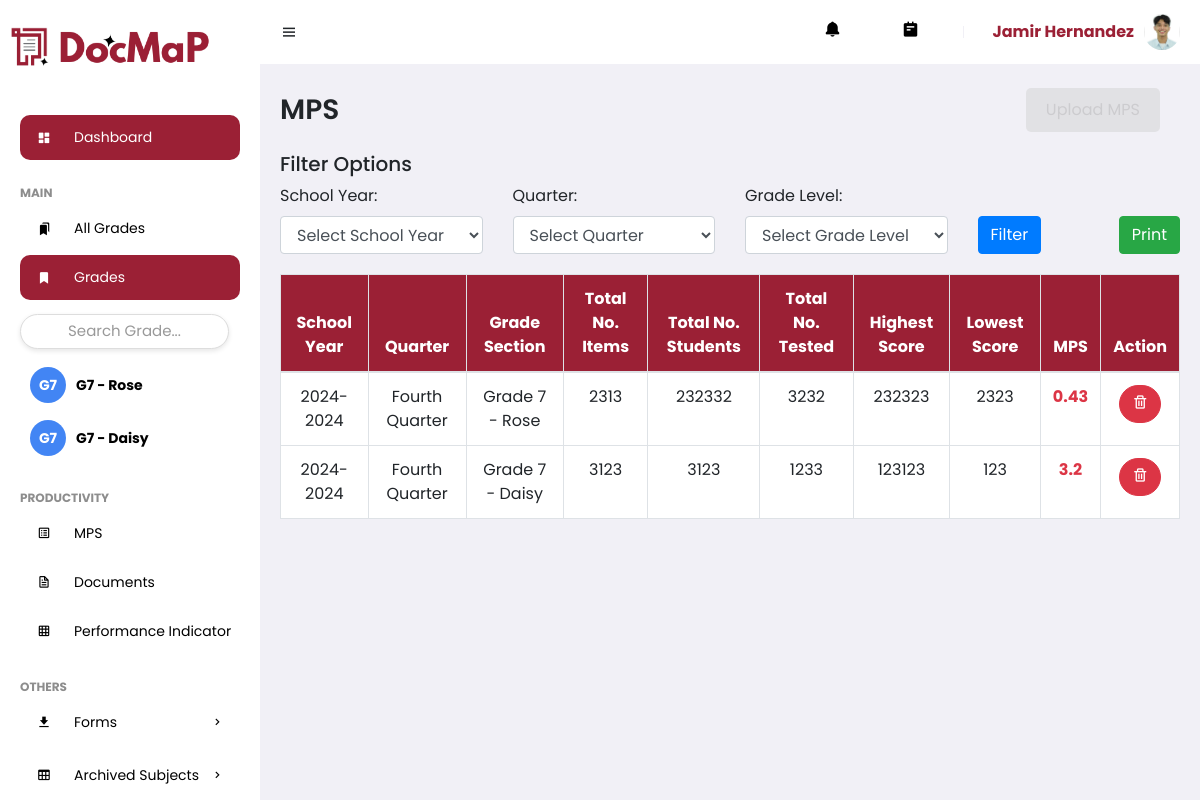
The page /mps.php (signed in) on the database its author committed.
### tables this page shows
CREATE TABLE `feedcontent` (
  `ContentID` int(11) NOT NULL,
  `dept_ID` int(11) NOT NULL,
  `Title` varchar(255) NOT NULL,
  `Captions` text DEFAULT NULL,
  `ContentCode` varchar(255) DEFAULT NULL,
  `ContentColor` varchar(255) NOT NULL DEFAULT '#9b2035'
);

CREATE TABLE `useracc` (
  `UserID` int(11) NOT NULL,
  `Username` varchar(255) NOT NULL,
  `Password` varchar(255) NOT NULL,
  `fname` varchar(255) NOT NULL,
  `mname` varchar(255) NOT NULL,
  `lname` varchar(255) NOT NULL,
  `bday` date NOT NULL,
  `mobile` varchar(255) NOT NULL,
  `sex` enum('Male','Female') NOT NULL,
  `address` text NOT NULL,
  `email` varchar(255) NOT NULL,
  `profile` varchar(255) DEFAULT 'profile.jpg',
  `date_registered` timestamp NOT NULL DEFAULT current_timestamp(),
  `Status` enum('Pending','Approved','Rejected') NOT NULL,
  `role` enum('Admin','Department Head','Teacher') NOT NULL DEFAULT 'Teacher',
  `Rank` varchar(255) DEFAULT NULL,
  `dept_ID` int(11) DEFAULT NULL
);

CREATE TABLE `mps` (
  `mpsID` int(11) NOT NULL,
  `UserID` int(11) NOT NULL,
  `ContentID` int(11) NOT NULL,
  `Quarter_ID` int(11) NOT NULL,
  `TotalNumOfItems` int(11) NOT NULL,
  `TotalNumOfStudents` int(11) NOT NULL,
  `TotalNumTested` int(11) NOT NULL,
  `HighestScore` int(11) NOT NULL,
  `LowestScore` int(11) NOT NULL,
  `TotalScores` int(11) NOT NULL,
  `MPS` float NOT NULL,
  `MPSBelow75` enum('Yes','No') NOT NULL
);

CREATE TABLE `schoolyear` (
  `School_Year_ID` int(11) NOT NULL,
  `Year_Range` varchar(255) NOT NULL
);

CREATE TABLE `quarter` (
  `Quarter_ID` int(11) NOT NULL,
  `School_Year_ID` int(11) NOT NULL,
  `Quarter_Name` varchar(255) NOT NULL,
  `Start_Date` date NOT NULL,
  `End_Date` date NOT NULL
);

### mps.php (the view, shortened to what this page needs)
<?php
include 'connection.php';
$user_id = $_SESSION['user_id'];
$currentDate = date('Y-m-d');
$queryQuarter = "SELECT Quarter_ID, Quarter_Name
                 FROM quarter
                 WHERE '$currentDate' BETWEEN Start_Date AND End_Date";
$resultQuarter = mysqli_query($conn, $queryQuarter);
$quarterID = '';
if ($resultQuarter) {
    if ($row = mysqli_fetch_assoc($resultQuarter)) {
        $quarterID = $row['Quarter_ID'];
    } else {
        $quarterName = 'No current quarter';
    }
}
$queryContent = "
    SELECT fs.ContentID, fs.Title, fs.Captions
    FROM feedcontent fs
    INNER JOIN usercontent uc ON fs.ContentID = uc.ContentID
    WHERE uc.UserID = $user_id
      AND uc.Status = 1
      AND fs.ContentID NOT IN (
          SELECT ContentID
          FROM mps
          WHERE UserID = $user_id AND Quarter_ID = '$quarterID'
      )";
$resultContent = mysqli_query($conn, $queryContent);
$allContentUploaded = mysqli_num_rows($resultContent) == 0;
$disableButton = $allContentUploaded ? 'disabled' : '';
$queryMPS = "
    SELECT m.mpsID, m.UserID, m.ContentID, q.School_Year_ID, q.Quarter_Name,
           CONCAT(fc.Title, ' - ', fc.Captions) AS GradeSection,
           m.TotalNumOfItems, m.TotalNumOfStudents, m.TotalNumTested,
           m.HighestScore, m.LowestScore, m.MPS, sy.Year_Range AS SY
    FROM mps m
    INNER JOIN quarter q ON m.Quarter_ID = q.Quarter_ID
    INNER JOIN feedcontent fc ON m.ContentID = fc.ContentID
    INNER JOIN schoolyear sy ON q.School_Year_ID = sy.School_Year_ID
    WHERE m.UserID = '$user_id' AND q.Quarter_ID = '$quarterID'";
$resultMPS = mysqli_query($conn, $queryMPS);
$printButtonDisabled = (mysqli_num_rows($resultMPS) == 0) ? 'disabled' : '';
?>
<!DOCTYPE html>
<html lang="en">
<head>
    <link rel="stylesheet" href="https://maxcdn.bootstrapcdn.com/bootstrap/4.5.2/css/bootstrap.min.css">
    <link href='https://unpkg.com/boxicons@2.0.9/css/boxicons.min.css' rel='stylesheet'>
    <link href="https://unpkg.com/ionicons@5.5.2/dist/ionicons/ionicons.css" rel="stylesheet">
    <link rel="stylesheet" href="assets/css/styles.css">
</head>
<body>
    <section id="sidebar">
        <?php include 'navbar.php'; ?>
    </section>
    <section id="content">
        <?php include 'topbar.php'; ?>
        <main>
            <div class="header-section">
                <h1 class="title">MPS</h1>
                <button class="btn-upload" id="mpsButton" data-toggle="modal" data-target="#mpsModal" <?php echo $disableButton; ?>>
    Upload MPS
</button>            </div>
            <div class ="filter-station">
                <h5>Filter Options</h5>
                <div class="row mb-3">
                    <div class="col">
                        <label for="schoolYearSelect">School Year:</label>
                        <select class="form-control" id="schoolYearSelect" name="school_year" required>
                            <option value="">Select School Year</option>
                        </select>
                    </div>
                    <div class="col">
                        <label for="quarterSelect">Quarter:</label>
                        <select class="form-control" id="quarterSelect" name="quarter" required>
                            <option value="">Select Quarter</option>
                        </select>
                    </div>
                    <div class="col">
                        <label for="gradeLevelSelect">Grade Level:</label>
                        <select class="form-control" id="gradeLevelSelect" name="grade_level" required>
                            <option value="">Select Grade Level</option>
                        </select>
                    </div>
                    <div class="col d-flex align-items-end justify-content-between">
                        <button class="btn btn-primary" id="filterButton">Filter</button>
                        <button class="btn btn-success" id="printButton" onclick="fetchSchoolDetailsAndPrint()" <?php echo $printButtonDisabled; ?> style="background-color:<?php echo $printButtonDisabled ? '#d6d6d6' : '#28a745'; ?>; cursor:<?php echo $printButtonDisabled ? 'not-allowed' : 'pointer'; ?>;">
                            Print
                        </button>
                    </div>
                </div>
            </div>
            <div class="table-container">
                <table class="table table-bordered" id="mpsTable">
                    <thead>
                        <tr>
                            <th>School Year</th>
                            <th>Quarter</th>
                            <th>Grade Section</th>
                            <th>Total No. Items</th>
                            <th>Total No. Students</th>
                            <th>Total No. Tested</th>
                            <th>Highest Score</th>
                            <th>Lowest Score</th>
                            <th>MPS</th>
                            <th  class="action-column">Action</th>
                        </tr>
                    </thead>
                    <tbody>
                        <?php
                        if ($resultMPS && mysqli_num_rows($resultMPS) > 0) {
                            while ($row = mysqli_fetch_assoc($resultMPS)) {
                                echo '<tr>';
                                echo '<td>' . htmlspecialchars($row['SY']) . '</td>';
                                echo '<td>' . htmlspecialchars($row['Quarter_Name']) . '</td>';
                                echo '<td>' . htmlspecialchars($row['GradeSection']) . '</td>';
                                echo '<td>' . htmlspecialchars($row['TotalNumOfItems']) . '</td>';
                                echo '<td>' . htmlspecialchars($row['TotalNumOfStudents']) . '</td>';
                                echo '<td>' . htmlspecialchars($row['TotalNumTested']) . '</td>';
                                echo '<td>' . htmlspecialchars($row['HighestScore']) . '</td>';
                                echo '<td>' . htmlspecialchars($row['LowestScore']) . '</td>';
                                $mpsClass = htmlspecialchars($row['MPS']) < 75 ? 'text-danger' : 'text-success';
                                echo '<td style="font-weight:bold;" class="' . $mpsClass . '">' . htmlspecialchars($row['MPS']) . '</td>';
                                echo '<td class="action-column">';
                                echo '<button class="btn btn-danger btn-rounded delete-btn" data-id="' . htmlspecialchars($row['mpsID']) . '" data-toggle="modal" data-target="#deleteModal">
                                        <i class="bx bx-trash"></i>
                                    </button>';
                                echo '</td>';
                                echo '</tr>';
                            }
                        } else {
                            echo '<tr><td colspan="10">No data available for the current quarter</td></tr>';
                        }
                        ?>
                    </tbody>
                </table>
            </div>
        </main>
    </section>
</body>
</html>

### navbar.php (shortened to what this page needs)
<div href="dash.php" class="brand" style="text-align:center; font-size:38px; margin-top: 15px;">
    <i class="icon">
        <img src="img/Logo/docmap-logo-1.png" alt="Icon" style="max-width: 40px; height: auto;">
    </i>
    <img src="img/Logo/docmap.png" alt="Logo" style="max-width: 150px; height: auto;">
</div>
<ul class="side-menu">
    <li><a href="dash.php" class="active"><i class='bx bxs-dashboard icon'></i> Dashboard</a></li>
    <li class="divider" data-text="main">Main</li>
    <li><a href="subjects.php"><i class='bx bxs-bookmarks icon'></i>All Grades</a></li>
    <li>
        <a href="#" style="background-color:#9B2035;color:#fff;">
            <i class='bx bxs-bookmark icon'></i> Grades
        </a>
        <input type="text" id="subjectSearch" placeholder="Search Grade..." style="margin: 10px 0; padding: 5px; width: 95%;">
        <ul class="side-dropdown1" id="subjectList">
        <?php
        include 'connection.php';
        $user_id = $_SESSION['user_id'];
        $sql_subjects = "SELECT fs.ContentID, fs.Title, fs.Captions, fs.ContentColor
                        FROM feedcontent fs
                        INNER JOIN usercontent uc ON fs.ContentID = uc.ContentID
                        WHERE uc.UserID = $user_id AND uc.Status=1";
        $result_subjects = mysqli_query($conn, $sql_subjects);
        if (mysqli_num_rows($result_subjects) > 0) {
            while ($row_subject = mysqli_fetch_assoc($result_subjects)) {
                $subject_id = $row_subject['ContentID'];
                $subject_name = $row_subject['Title'] . ' - ' . $row_subject['Captions'];
                $content_color = htmlspecialchars($row_subject['ContentColor']);
                $words = explode(' ', $subject_name);
                $initials = strtoupper(substr($words[0], 0, 1));
                if (isset($words[1]) && is_numeric($words[1])) {
                    $initials .= $words[1];
                } else {
                    $initials .= strtoupper(substr($words[1], 0, 1));
                }
                $short_subject_name = preg_replace('/Grade\s+(\d+)/i', 'G$1', $subject_name);
                echo "<li>";
                echo "<div class='subject-container'>";
                echo "<div class='initial-circle' style='background-color: $content_color;'>$initials</div>";
                echo "<a href='tasks.php?content_id=$subject_id' class='subject-name' style='background-color: transparent;'>$short_subject_name</a>";
                echo "</div>";
                echo "</li>";
            }
        } else {
            echo "<li><a href='#'>No subjects found</a></li>";
        }
        ?>
        </ul>
    </li>
    <li class="divider" data-text="productivity">Productivity</li>
    <li><a href="mps.php"><i class='bx bx-spreadsheet icon'></i>MPS</a></li>
    <li><a href="doc_ufolder.php"><i class='bx bx-file icon'></i>Documents</a></li>
    <?php
        include 'connection.php';
        $user_id = $_SESSION['user_id'];
        $sql = "SELECT * FROM Chairperson WHERE UserID = ?";
        $stmt = $conn->prepare($sql);
        $stmt->bind_param("i", $user_id);
        $stmt->execute();
        $result = $stmt->get_result();
        $isChairperson = $result->num_rows > 0;
    ?>
    <?php if ($isChairperson): ?>
        <li><a href="performance_indicator.php"><i class='bx bx-grid icon'></i></i>Performance Indicator</a></li>
    <?php endif; ?>
    <li class="divider" data-text="others">Others</li>
 <li>
        <a href="#"><i class='bx bxs-download icon'></i> Forms <i class='bx bx-chevron-right icon-right'></i></a>
    </li>
    <li>
        <a href="#"><i class='bx bx-table icon'></i> Archived Subjects <i class='bx bx-chevron-right icon-right'></i></a>
    </li>
</ul>

### topbar.php (shortened to what this page needs)
<nav>
    <i class='bx bx-menu toggle-sidebar'></i>
    <a href="#" class="nav-link" id="notification-link">
        <?php
        if (isset($_SESSION['user_id'])) {
        ?>
        <i class='bx bxs-bell icon' id="notification-icon"></i>
        <?php } ?>
    </a>
    <a href="todo.php" class="nav-link">
        <i class='bx bxs-notepad icon'></i>
    </a>
    <div class="profile">
        <?php
        include 'connection.php';
        if (isset($_SESSION['user_id'])) {
            $userId = $_SESSION['user_id'];
            $sql = "SELECT Profile, CONCAT(Fname, ' ', Lname) AS fullname FROM useracc WHERE UserID = ?";
            $stmt = $conn->prepare($sql);
            if ($stmt) {
                $stmt->bind_param("s", $userId);
                $stmt->execute();
                $stmt->bind_result($profileImage, $fullName);
                $profileImagePath = "img/UserProfile/" . $profileImage;
                if (file_exists($profileImagePath)) {
                    echo "<span class='user-name'>{$fullName}</span>";
                    echo "<img src='{$profileImagePath}' alt='Profile Image' class='profile-image'>";
                } else {
                    echo "<span class='user-name'>{$fullName}</span>";
                    echo "<img src='default_profile_image.jpg' alt='Profile Image' class='profile-image'>";
                }
            } else {
                echo "Error preparing statement: " . $conn->error;
            }
        } else {
            echo "User not logged in.";
        }
        ?>
    </div>
</nav>

### rows shown on the page
feedcontent: initials "G7", short_subject_name "G7 - Rose"
feedcontent: initials "G7", short_subject_name "G7 - Daisy"
useracc: profile (picture)
mps: schoolyear.Year_Range "2024-2024", Quarter_ID.Quarter_Name "Fourth Quarter", GradeSection "Grade 7 - Rose", TotalNumOfItems "2313", TotalNumOfStudents "232332", TotalNumTested "3232", HighestScore "232323", LowestScore "2323", MPS "0.43"
mps: schoolyear.Year_Range "2024-2024", Quarter_ID.Quarter_Name "Fourth Quarter", GradeSection "Grade 7 - Daisy", TotalNumOfItems "3123", TotalNumOfStudents "3123", TotalNumTested "1233", HighestScore "123123", LowestScore "123", MPS "3.2"

### other values the page prints
$fullName "Jamir Hernandez"
